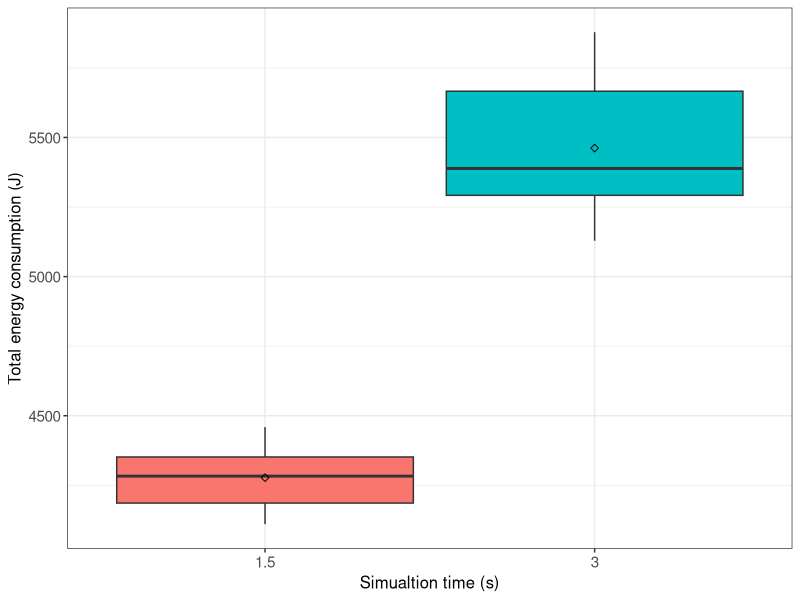
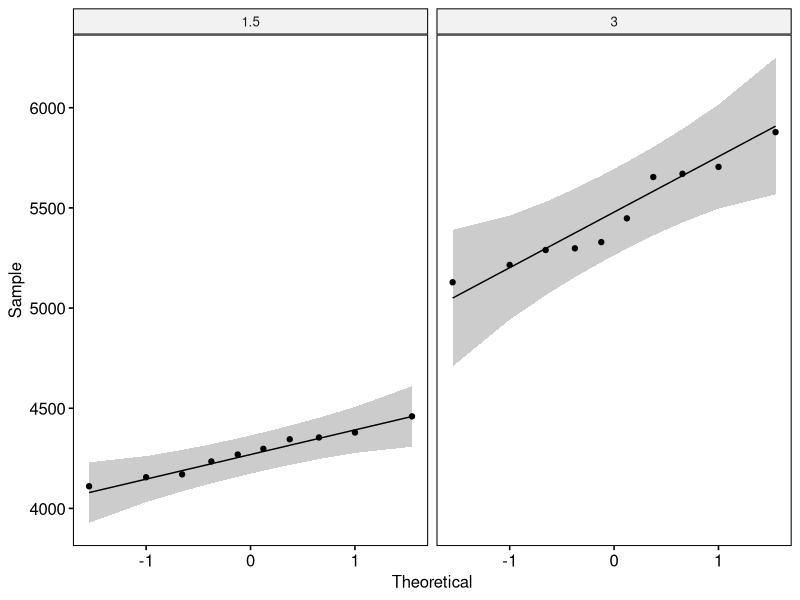

Source code (R) for these figures, in order:
## ---- chunk 1
if (!require('tidyverse')) install.packages('tidyverse', dependencies = TRUE); library('tidyverse')
if (!require('ggpubr')) install.packages('ggpubr', dependencies = TRUE); library('ggpubr')
if (!require('rstatix')) install.packages('rstatix', dependencies = TRUE); library('rstatix')
if (!require('ggplot2')) install.packages('ggplot2', dependencies = TRUE); library('ggplot2')
## ---- chunk 2
data <- read.csv(file = '../../raw_data/test_sim_period/run_table.csv')
data <- subset(data, select = c(X__run_id, sim_period, energy_J))
data$sim_period <- as.factor(data$sim_period)
data$energy_J <- as.numeric(data$energy_J)
## ---- chunk 3
data %>%
  group_by(sim_period) %>%
  get_summary_stats(energy_J, type = "mean_sd")
## ---- chunk 4
#pdf(file = "../../figures/sim_time_effect/energy.pdf")

ggplot(data, aes(x = sim_period, y = energy_J, fill = sim_period)) +
  theme_bw() + 
  geom_boxplot(width = 0.9, outlier.size = 0.5) + 
  stat_summary(fun = mean, color = 'black', geom = 'point', shape = 5, size = 1.5) +
  labs(x = "Simualtion time (s)", y = "Total energy consumption (J)") +
  theme(legend.position = 'none') +
  theme(
    axis.title.x = element_text(size = 12, family = 'sans'),
    axis.title.y = element_text(size = 12, family = 'sans'),
    axis.text.x = element_text(size = 11, family = 'sans'),
    axis.text.y = element_text(size = 11, family = 'sans')
  )

#dev.off()
## ---- chunk 5
data %>% 
  group_by(sim_period) %>%
  identify_outliers(energy_J)
## ---- chunk 6
ggqqplot(data, x = "energy_J", facet.by = "sim_period")
## ---- chunk 7
data %>%
  group_by(sim_period) %>%
  shapiro_test(energy_J)
## ---- chunk 8
data %>%
  t_test(energy_J ~ sim_period) %>%
  add_significance()
## ---- chunk 9
data %>%
  cohens_d(energy_J ~ sim_period)
